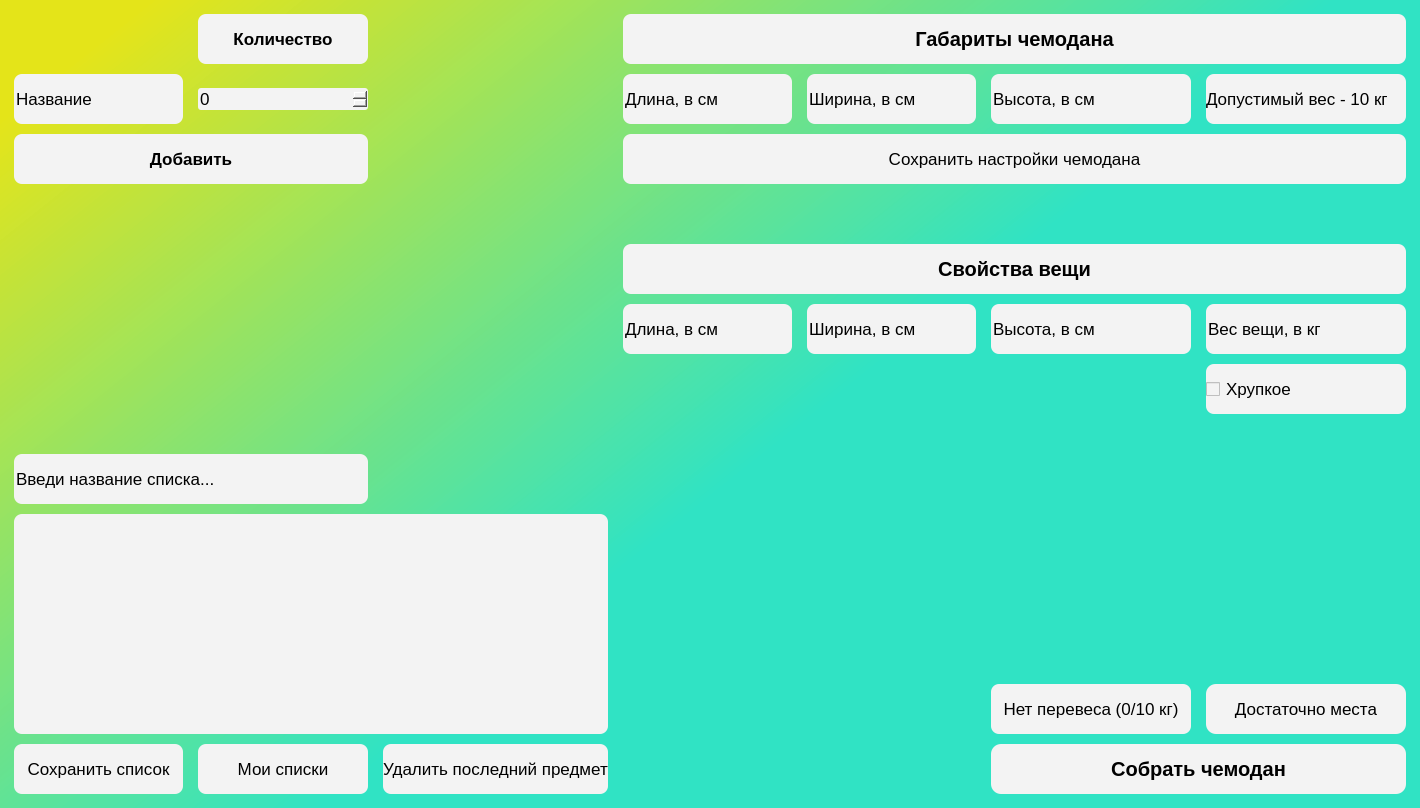
<?xml version="1.0" encoding="UTF-8"?>
<ui version="4.0">
 <class>MainWindow</class>
 <widget class="QMainWindow" name="MainWindow">
  <property name="geometry">
   <rect>
    <x>0</x>
    <y>0</y>
    <width>1420</width>
    <height>800</height>
   </rect>
  </property>
  <property name="windowTitle">
   <string>Sobiraem Chemodan</string>
  </property>
  <property name="styleSheet">
   <string notr="true">background-color: qlineargradient(spread:pad, x1:0, y1:0.153, x2:0.549, y2:0.544909, stop:0 rgba(228, 228, 26, 230), stop:1 rgba(48, 227, 196, 234));</string>
  </property>
  <widget class="QWidget" name="centralwidget">
   <layout class="QVBoxLayout" name="verticalLayout">
    <item>
     <layout class="QGridLayout" name="gridLayout">
      <property name="sizeConstraint">
       <enum>QLayout::SetDefaultConstraint</enum>
      </property>
      <property name="leftMargin">
       <number>5</number>
      </property>
      <property name="topMargin">
       <number>5</number>
      </property>
      <property name="rightMargin">
       <number>5</number>
      </property>
      <property name="bottomMargin">
       <number>5</number>
      </property>
      <property name="horizontalSpacing">
       <number>15</number>
      </property>
      <property name="verticalSpacing">
       <number>10</number>
      </property>
      <item row="12" column="1">
       <widget class="QPushButton" name="openListButton">
        <property name="sizePolicy">
         <sizepolicy hsizetype="Minimum" vsizetype="Expanding">
          <horstretch>0</horstretch>
          <verstretch>0</verstretch>
         </sizepolicy>
        </property>
        <property name="font">
         <font>
          <pointsize>13</pointsize>
         </font>
        </property>
        <property name="styleSheet">
         <string notr="true">background-color: rgb(243, 243, 243);
border-radius: 8px;</string>
        </property>
        <property name="text">
         <string>Мои списки</string>
        </property>
       </widget>
      </item>
      <item row="12" column="2">
       <widget class="QPushButton" name="listRemoveEl">
        <property name="sizePolicy">
         <sizepolicy hsizetype="Minimum" vsizetype="Expanding">
          <horstretch>0</horstretch>
          <verstretch>0</verstretch>
         </sizepolicy>
        </property>
        <property name="font">
         <font>
          <pointsize>13</pointsize>
         </font>
        </property>
        <property name="styleSheet">
         <string notr="true">background-color: rgb(243, 243, 243);
border-radius: 8px;</string>
        </property>
        <property name="text">
         <string>Удалить последний предмет</string>
        </property>
       </widget>
      </item>
      <item row="12" column="0">
       <widget class="QPushButton" name="listSaveButton">
        <property name="sizePolicy">
         <sizepolicy hsizetype="Minimum" vsizetype="Expanding">
          <horstretch>0</horstretch>
          <verstretch>0</verstretch>
         </sizepolicy>
        </property>
        <property name="font">
         <font>
          <pointsize>13</pointsize>
         </font>
        </property>
        <property name="styleSheet">
         <string notr="true">background-color: rgb(243, 243, 243);
border-radius: 8px;</string>
        </property>
        <property name="text">
         <string>Сохранить список</string>
        </property>
       </widget>
      </item>
      <item row="2" column="3">
       <widget class="QLineEdit" name="caseLengthInput">
        <property name="sizePolicy">
         <sizepolicy hsizetype="Expanding" vsizetype="Expanding">
          <horstretch>0</horstretch>
          <verstretch>0</verstretch>
         </sizepolicy>
        </property>
        <property name="font">
         <font>
          <pointsize>13</pointsize>
         </font>
        </property>
        <property name="styleSheet">
         <string notr="true">background-color: rgb(243, 243, 243);
border-radius: 8px;</string>
        </property>
        <property name="text">
         <string>Длина, в см</string>
        </property>
       </widget>
      </item>
      <item row="2" column="2">
       <spacer name="verticalSpacer_7">
        <property name="orientation">
         <enum>Qt::Vertical</enum>
        </property>
        <property name="sizeType">
         <enum>QSizePolicy::Fixed</enum>
        </property>
        <property name="sizeHint" stdset="0">
         <size>
          <width>20</width>
          <height>50</height>
         </size>
        </property>
       </spacer>
      </item>
      <item row="7" column="6">
       <widget class="QCheckBox" name="itemFragilityCheck">
        <property name="sizePolicy">
         <sizepolicy hsizetype="Minimum" vsizetype="Expanding">
          <horstretch>0</horstretch>
          <verstretch>0</verstretch>
         </sizepolicy>
        </property>
        <property name="font">
         <font>
          <pointsize>13</pointsize>
         </font>
        </property>
        <property name="styleSheet">
         <string notr="true">background-color: rgb(243, 243, 243);
 border-radius: 8px;</string>
        </property>
        <property name="text">
         <string>Хрупкое</string>
        </property>
       </widget>
      </item>
      <item row="2" column="6">
       <widget class="QLabel" name="label_caseMaxWeight">
        <property name="font">
         <font>
          <pointsize>13</pointsize>
         </font>
        </property>
        <property name="styleSheet">
         <string notr="true">background-color: rgb(243, 243, 243);
border-radius: 8px;</string>
        </property>
        <property name="text">
         <string>Допустимый вес - 10 кг</string>
        </property>
       </widget>
      </item>
      <item row="2" column="4">
       <widget class="QLineEdit" name="caseWidthInput">
        <property name="sizePolicy">
         <sizepolicy hsizetype="Expanding" vsizetype="Expanding">
          <horstretch>0</horstretch>
          <verstretch>0</verstretch>
         </sizepolicy>
        </property>
        <property name="font">
         <font>
          <pointsize>13</pointsize>
         </font>
        </property>
        <property name="styleSheet">
         <string notr="true">background-color: rgb(243, 243, 243);
border-radius: 8px;</string>
        </property>
        <property name="text">
         <string>Ширина, в см</string>
        </property>
       </widget>
      </item>
      <item row="2" column="5">
       <widget class="QLineEdit" name="caseHeigthInput">
        <property name="sizePolicy">
         <sizepolicy hsizetype="Expanding" vsizetype="Expanding">
          <horstretch>0</horstretch>
          <verstretch>0</verstretch>
         </sizepolicy>
        </property>
        <property name="font">
         <font>
          <pointsize>13</pointsize>
         </font>
        </property>
        <property name="styleSheet">
         <string notr="true">background-color: rgb(243, 243, 243);
border-radius: 8px;</string>
        </property>
        <property name="text">
         <string>Высота, в см</string>
        </property>
       </widget>
      </item>
      <item row="10" column="3">
       <spacer name="verticalSpacer_2">
        <property name="orientation">
         <enum>Qt::Vertical</enum>
        </property>
        <property name="sizeType">
         <enum>QSizePolicy::Fixed</enum>
        </property>
        <property name="sizeHint" stdset="0">
         <size>
          <width>20</width>
          <height>160</height>
         </size>
        </property>
       </spacer>
      </item>
      <item row="11" column="6">
       <widget class="QLabel" name="statusBarVolume">
        <property name="font">
         <font>
          <pointsize>13</pointsize>
         </font>
        </property>
        <property name="styleSheet">
         <string notr="true">background-color: rgb(243, 243, 243);
border-radius: 10px;</string>
        </property>
        <property name="text">
         <string>Достаточно места</string>
        </property>
        <property name="alignment">
         <set>Qt::AlignCenter</set>
        </property>
       </widget>
      </item>
      <item row="7" column="1">
       <spacer name="horizontalSpacer">
        <property name="orientation">
         <enum>Qt::Horizontal</enum>
        </property>
        <property name="sizeType">
         <enum>QSizePolicy::Expanding</enum>
        </property>
        <property name="sizeHint" stdset="0">
         <size>
          <width>120</width>
          <height>20</height>
         </size>
        </property>
       </spacer>
      </item>
      <item row="7" column="0">
       <spacer name="verticalSpacer">
        <property name="orientation">
         <enum>Qt::Vertical</enum>
        </property>
        <property name="sizeType">
         <enum>QSizePolicy::Fixed</enum>
        </property>
        <property name="sizeHint" stdset="0">
         <size>
          <width>20</width>
          <height>50</height>
         </size>
        </property>
       </spacer>
      </item>
      <item row="11" column="5">
       <widget class="QLabel" name="statusBarWeight">
        <property name="font">
         <font>
          <pointsize>13</pointsize>
         </font>
        </property>
        <property name="styleSheet">
         <string notr="true">background-color: rgb(243, 243, 243);
border-radius: 8px;</string>
        </property>
        <property name="text">
         <string>Нет перевеса (0/10 кг)</string>
        </property>
        <property name="alignment">
         <set>Qt::AlignCenter</set>
        </property>
       </widget>
      </item>
      <item row="9" column="0" colspan="2">
       <widget class="QLineEdit" name="listNameInput">
        <property name="sizePolicy">
         <sizepolicy hsizetype="Expanding" vsizetype="Expanding">
          <horstretch>0</horstretch>
          <verstretch>0</verstretch>
         </sizepolicy>
        </property>
        <property name="font">
         <font>
          <pointsize>13</pointsize>
         </font>
        </property>
        <property name="styleSheet">
         <string notr="true">background-color: rgb(243, 243, 243);
border-radius: 8px;</string>
        </property>
        <property name="text">
         <string>Введи название списка...</string>
        </property>
       </widget>
      </item>
      <item row="11" column="3">
       <spacer name="verticalSpacer_11">
        <property name="orientation">
         <enum>Qt::Vertical</enum>
        </property>
        <property name="sizeType">
         <enum>QSizePolicy::Fixed</enum>
        </property>
        <property name="sizeHint" stdset="0">
         <size>
          <width>20</width>
          <height>50</height>
         </size>
        </property>
       </spacer>
      </item>
      <item row="12" column="3">
       <spacer name="verticalSpacer_12">
        <property name="orientation">
         <enum>Qt::Vertical</enum>
        </property>
        <property name="sizeType">
         <enum>QSizePolicy::Fixed</enum>
        </property>
        <property name="sizeHint" stdset="0">
         <size>
          <width>20</width>
          <height>50</height>
         </size>
        </property>
       </spacer>
      </item>
      <item row="12" column="5" colspan="2">
       <widget class="QPushButton" name="completeButton">
        <property name="sizePolicy">
         <sizepolicy hsizetype="Minimum" vsizetype="Expanding">
          <horstretch>0</horstretch>
          <verstretch>0</verstretch>
         </sizepolicy>
        </property>
        <property name="font">
         <font>
          <pointsize>15</pointsize>
          <weight>75</weight>
          <bold>true</bold>
         </font>
        </property>
        <property name="styleSheet">
         <string notr="true">background-color: rgb(243, 243, 243);
border-radius: 10px</string>
        </property>
        <property name="text">
         <string>Собрать чемодан</string>
        </property>
       </widget>
      </item>
      <item row="9" column="6">
       <spacer name="horizontalSpacer_5">
        <property name="orientation">
         <enum>Qt::Horizontal</enum>
        </property>
        <property name="sizeType">
         <enum>QSizePolicy::Fixed</enum>
        </property>
        <property name="sizeHint" stdset="0">
         <size>
          <width>200</width>
          <height>20</height>
         </size>
        </property>
       </spacer>
      </item>
      <item row="9" column="2">
       <spacer name="verticalSpacer_9">
        <property name="orientation">
         <enum>Qt::Vertical</enum>
        </property>
        <property name="sizeType">
         <enum>QSizePolicy::Fixed</enum>
        </property>
        <property name="sizeHint" stdset="0">
         <size>
          <width>20</width>
          <height>50</height>
         </size>
        </property>
       </spacer>
      </item>
      <item row="1" column="2">
       <spacer name="verticalSpacer_8">
        <property name="orientation">
         <enum>Qt::Vertical</enum>
        </property>
        <property name="sizeType">
         <enum>QSizePolicy::Fixed</enum>
        </property>
        <property name="sizeHint" stdset="0">
         <size>
          <width>20</width>
          <height>50</height>
         </size>
        </property>
       </spacer>
      </item>
      <item row="1" column="3" colspan="4">
       <widget class="QLabel" name="label_caseProp">
        <property name="font">
         <font>
          <pointsize>15</pointsize>
          <weight>75</weight>
          <bold>true</bold>
         </font>
        </property>
        <property name="styleSheet">
         <string notr="true">background-color: rgb(243, 243, 243);
border-radius: 8px;</string>
        </property>
        <property name="text">
         <string>Габариты чемодана</string>
        </property>
        <property name="alignment">
         <set>Qt::AlignCenter</set>
        </property>
       </widget>
      </item>
      <item row="3" column="3" colspan="4">
       <widget class="QPushButton" name="saveCasePropButton">
        <property name="sizePolicy">
         <sizepolicy hsizetype="Minimum" vsizetype="Expanding">
          <horstretch>0</horstretch>
          <verstretch>0</verstretch>
         </sizepolicy>
        </property>
        <property name="font">
         <font>
          <pointsize>13</pointsize>
         </font>
        </property>
        <property name="styleSheet">
         <string notr="true">background-color: rgb(243, 243, 243);
border-radius: 8px;</string>
        </property>
        <property name="text">
         <string>Сохранить настройки чемодана</string>
        </property>
       </widget>
      </item>
      <item row="5" column="3" colspan="4">
       <widget class="QLabel" name="label_itemProp">
        <property name="font">
         <font>
          <pointsize>15</pointsize>
          <weight>75</weight>
          <bold>true</bold>
         </font>
        </property>
        <property name="styleSheet">
         <string notr="true">background-color: rgb(243, 243, 243);
border-radius: 8px;</string>
        </property>
        <property name="text">
         <string>Свойства вещи</string>
        </property>
        <property name="alignment">
         <set>Qt::AlignCenter</set>
        </property>
       </widget>
      </item>
      <item row="9" column="5">
       <spacer name="horizontalSpacer_3">
        <property name="orientation">
         <enum>Qt::Horizontal</enum>
        </property>
        <property name="sizeType">
         <enum>QSizePolicy::Fixed</enum>
        </property>
        <property name="sizeHint" stdset="0">
         <size>
          <width>200</width>
          <height>20</height>
         </size>
        </property>
       </spacer>
      </item>
      <item row="6" column="1">
       <spacer name="verticalSpacer_4">
        <property name="orientation">
         <enum>Qt::Vertical</enum>
        </property>
        <property name="sizeType">
         <enum>QSizePolicy::Fixed</enum>
        </property>
        <property name="sizeHint" stdset="0">
         <size>
          <width>20</width>
          <height>50</height>
         </size>
        </property>
       </spacer>
      </item>
      <item row="10" column="0" rowspan="2" colspan="3">
       <widget class="QListWidget" name="itemList">
        <property name="font">
         <font>
          <pointsize>11</pointsize>
         </font>
        </property>
        <property name="styleSheet">
         <string notr="true">background-color: rgb(243, 243, 243);
border-radius: 8px;</string>
        </property>
        <property name="frameShape">
         <enum>QFrame::StyledPanel</enum>
        </property>
       </widget>
      </item>
      <item row="5" column="1">
       <spacer name="verticalSpacer_3">
        <property name="orientation">
         <enum>Qt::Vertical</enum>
        </property>
        <property name="sizeType">
         <enum>QSizePolicy::Fixed</enum>
        </property>
        <property name="sizeHint" stdset="0">
         <size>
          <width>20</width>
          <height>50</height>
         </size>
        </property>
       </spacer>
      </item>
      <item row="4" column="1">
       <spacer name="verticalSpacer_5">
        <property name="orientation">
         <enum>Qt::Vertical</enum>
        </property>
        <property name="sizeType">
         <enum>QSizePolicy::Fixed</enum>
        </property>
        <property name="sizeHint" stdset="0">
         <size>
          <width>20</width>
          <height>50</height>
         </size>
        </property>
       </spacer>
      </item>
      <item row="6" column="3">
       <widget class="QLineEdit" name="itemLengthInput">
        <property name="sizePolicy">
         <sizepolicy hsizetype="Expanding" vsizetype="MinimumExpanding">
          <horstretch>0</horstretch>
          <verstretch>0</verstretch>
         </sizepolicy>
        </property>
        <property name="font">
         <font>
          <pointsize>13</pointsize>
         </font>
        </property>
        <property name="styleSheet">
         <string notr="true">background-color: rgb(243, 243, 243);
border-radius: 8px;</string>
        </property>
        <property name="text">
         <string>Длина, в см</string>
        </property>
       </widget>
      </item>
      <item row="6" column="5">
       <widget class="QLineEdit" name="itemHeigthInput">
        <property name="sizePolicy">
         <sizepolicy hsizetype="Expanding" vsizetype="Expanding">
          <horstretch>0</horstretch>
          <verstretch>0</verstretch>
         </sizepolicy>
        </property>
        <property name="font">
         <font>
          <pointsize>13</pointsize>
         </font>
        </property>
        <property name="styleSheet">
         <string notr="true">background-color: rgb(243, 243, 243);
border-radius: 8px;</string>
        </property>
        <property name="text">
         <string>Высота, в см</string>
        </property>
       </widget>
      </item>
      <item row="6" column="4">
       <widget class="QLineEdit" name="itemWidthInput">
        <property name="sizePolicy">
         <sizepolicy hsizetype="Expanding" vsizetype="Expanding">
          <horstretch>0</horstretch>
          <verstretch>0</verstretch>
         </sizepolicy>
        </property>
        <property name="font">
         <font>
          <pointsize>13</pointsize>
         </font>
        </property>
        <property name="styleSheet">
         <string notr="true">background-color: rgb(243, 243, 243);
border-radius: 8px;</string>
        </property>
        <property name="text">
         <string>Ширина, в см</string>
        </property>
       </widget>
      </item>
      <item row="6" column="6">
       <widget class="QLineEdit" name="itemWeightInput">
        <property name="sizePolicy">
         <sizepolicy hsizetype="Expanding" vsizetype="Expanding">
          <horstretch>0</horstretch>
          <verstretch>0</verstretch>
         </sizepolicy>
        </property>
        <property name="font">
         <font>
          <pointsize>13</pointsize>
         </font>
        </property>
        <property name="styleSheet">
         <string notr="true">background-color: rgb(243, 243, 243);
border-radius: 8px;</string>
        </property>
        <property name="text">
         <string>Вес вещи, в кг</string>
        </property>
       </widget>
      </item>
      <item row="8" column="0">
       <spacer name="verticalSpacer_10">
        <property name="orientation">
         <enum>Qt::Vertical</enum>
        </property>
        <property name="sizeType">
         <enum>QSizePolicy::Fixed</enum>
        </property>
        <property name="sizeHint" stdset="0">
         <size>
          <width>20</width>
          <height>30</height>
         </size>
        </property>
       </spacer>
      </item>
      <item row="3" column="2">
       <spacer name="verticalSpacer_6">
        <property name="orientation">
         <enum>Qt::Vertical</enum>
        </property>
        <property name="sizeType">
         <enum>QSizePolicy::Fixed</enum>
        </property>
        <property name="sizeHint" stdset="0">
         <size>
          <width>20</width>
          <height>50</height>
         </size>
        </property>
       </spacer>
      </item>
      <item row="1" column="1">
       <widget class="QLabel" name="label_item_num">
        <property name="font">
         <font>
          <pointsize>13</pointsize>
          <weight>75</weight>
          <bold>true</bold>
         </font>
        </property>
        <property name="styleSheet">
         <string notr="true">background-color: rgb(243, 243, 243);
border-radius: 8px;</string>
        </property>
        <property name="text">
         <string>Количество</string>
        </property>
        <property name="alignment">
         <set>Qt::AlignCenter</set>
        </property>
       </widget>
      </item>
      <item row="2" column="0">
       <widget class="QLineEdit" name="itemInput">
        <property name="sizePolicy">
         <sizepolicy hsizetype="Expanding" vsizetype="Expanding">
          <horstretch>0</horstretch>
          <verstretch>0</verstretch>
         </sizepolicy>
        </property>
        <property name="font">
         <font>
          <pointsize>13</pointsize>
         </font>
        </property>
        <property name="styleSheet">
         <string notr="true">background-color: rgb(243, 243, 243);
border-radius: 8px;</string>
        </property>
        <property name="text">
         <string>Название</string>
        </property>
       </widget>
      </item>
      <item row="2" column="1">
       <widget class="QSpinBox" name="item_numInput">
        <property name="sizePolicy">
         <sizepolicy hsizetype="Minimum" vsizetype="Fixed">
          <horstretch>0</horstretch>
          <verstretch>0</verstretch>
         </sizepolicy>
        </property>
        <property name="font">
         <font>
          <pointsize>13</pointsize>
         </font>
        </property>
        <property name="styleSheet">
         <string notr="true">background-color: rgb(243, 243, 243);
border-radius: 3px;</string>
        </property>
       </widget>
      </item>
      <item row="3" column="0" colspan="2">
       <widget class="QPushButton" name="addButton">
        <property name="sizePolicy">
         <sizepolicy hsizetype="Minimum" vsizetype="Expanding">
          <horstretch>0</horstretch>
          <verstretch>0</verstretch>
         </sizepolicy>
        </property>
        <property name="font">
         <font>
          <pointsize>13</pointsize>
          <weight>75</weight>
          <bold>true</bold>
         </font>
        </property>
        <property name="styleSheet">
         <string notr="true">background-color: rgb(243, 243, 243);
border-radius: 8px;</string>
        </property>
        <property name="text">
         <string>Добавить</string>
        </property>
       </widget>
      </item>
     </layout>
    </item>
   </layout>
  </widget>
 </widget>
 <resources/>
 <connections/>
</ui>
